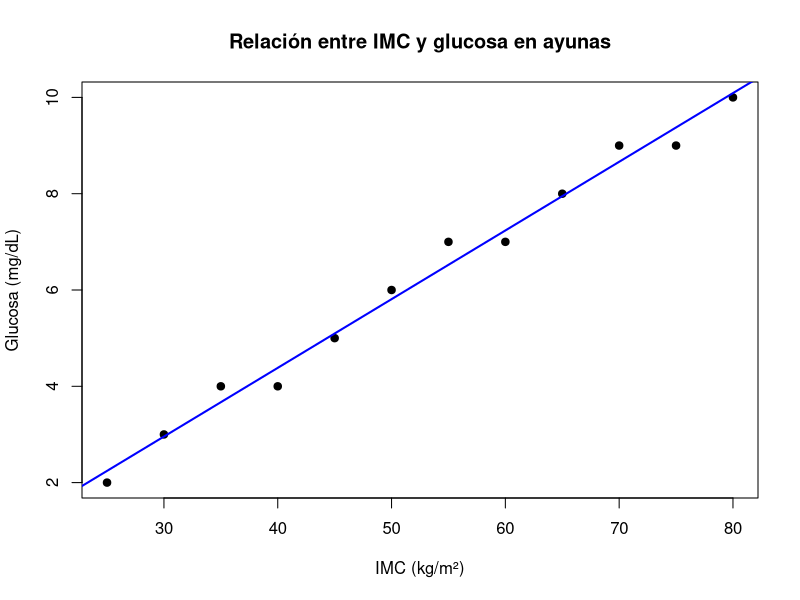

Write R code to recreate this figure.
## ---- chunk 1
# Datos
IMC <- c(25,30,35,40,45,50,55,60,65,70,75,80)



Glucosa <- c(2,3,4,4,5,6,7,7,8,9,9,10)

datos<-data.frame(IMC,Glucosa)
## ---- chunk 2
#AJUSTAR UN MODELO DE REGRESIÓN LINEAL
modelo <- lm(Glucosa ~ IMC, data =datos)
summary(modelo)
## ---- chunk 3
#GRAFICAR RESULTADOS

plot(IMC, Glucosa,
     main = "Relación entre IMC y glucosa en ayunas",
     xlab = "IMC (kg/m²)",
     ylab = "Glucosa (mg/dL)",
     pch = 19)

abline(modelo, col="blue", lwd=2)
## ---- chunk 4
#REGRESIÓN MULTIVARIADA
#CARGA DE DATOS (SIMULADO)
set.seed(123)
n<-120
IMC<-rnorm(n,27,4)
edad<-rnorm(n,45,10)
## ---- chunk 5
#horas por semana
Actividad<-rnorm(n,3,1)
